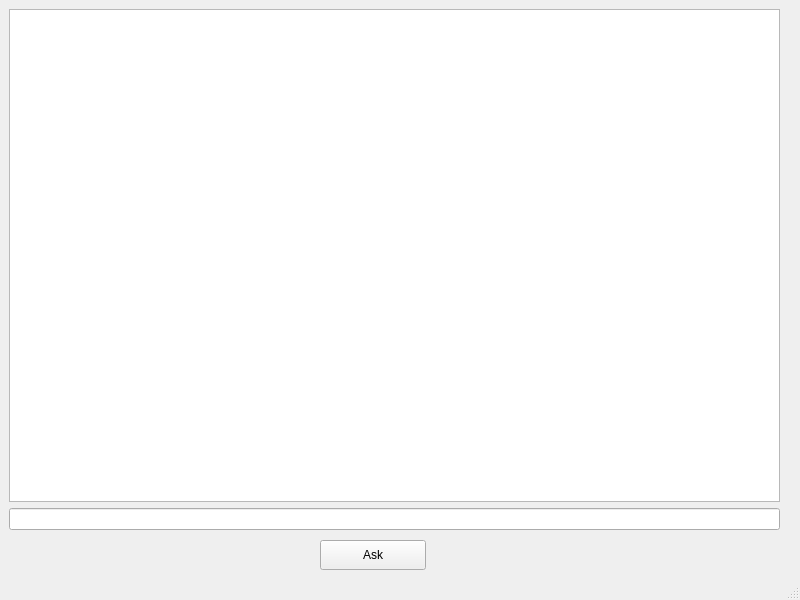
<?xml version="1.0" encoding="UTF-8"?>
<ui version="4.0">
 <class>MainWindow</class>
 <widget class="QMainWindow" name="MainWindow">
  <property name="geometry">
   <rect>
    <x>0</x>
    <y>0</y>
    <width>800</width>
    <height>600</height>
   </rect>
  </property>
  <property name="windowTitle">
   <string>MainWindow</string>
  </property>
  <widget class="QWidget" name="centralwidget">
   <widget class="QWidget" name="verticalLayoutWidget">
    <property name="geometry">
     <rect>
      <x>9</x>
      <y>9</y>
      <width>771</width>
      <height>521</height>
     </rect>
    </property>
    <layout class="QVBoxLayout" name="verticalLayout">
     <item>
      <widget class="QListWidget" name="conversation"/>
     </item>
     <item>
      <widget class="QLineEdit" name="ask"/>
     </item>
    </layout>
   </widget>
   <widget class="QPushButton" name="askButton">
    <property name="geometry">
     <rect>
      <x>320</x>
      <y>540</y>
      <width>106</width>
      <height>30</height>
     </rect>
    </property>
    <property name="text">
     <string>Ask</string>
    </property>
    <property name="shortcut">
     <string>Return</string>
    </property>
   </widget>
  </widget>
  <widget class="QStatusBar" name="statusbar"/>
 </widget>
 <resources/>
 <connections/>
</ui>
